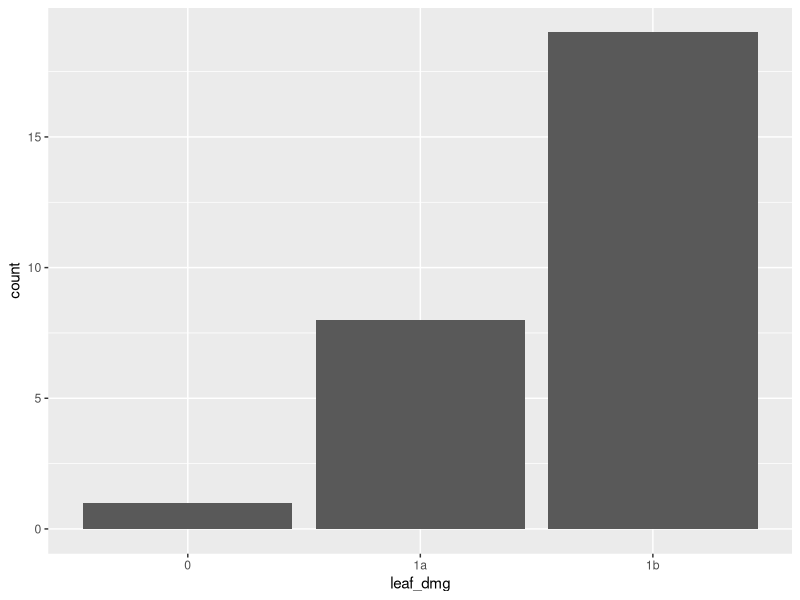
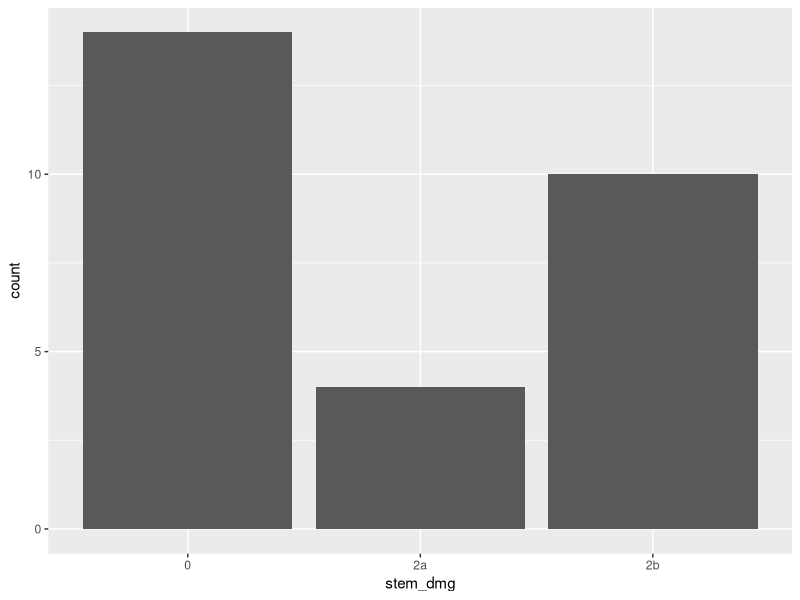
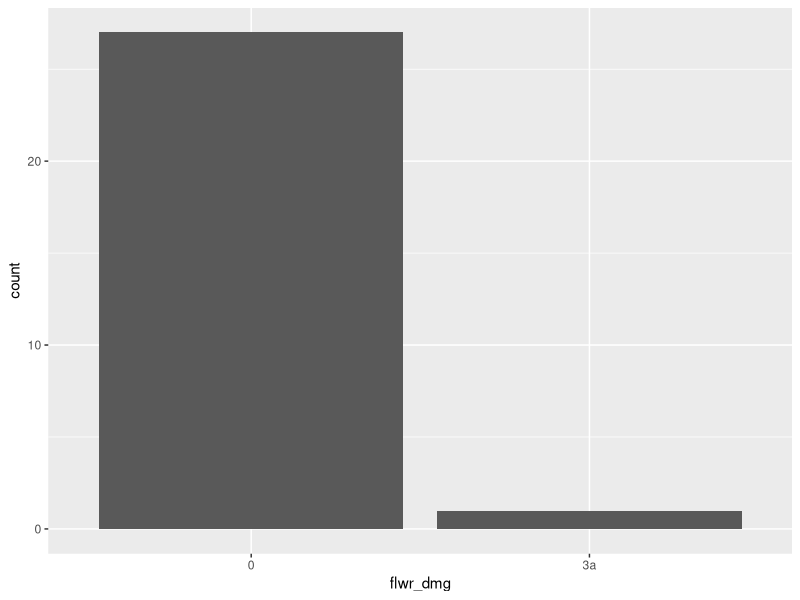
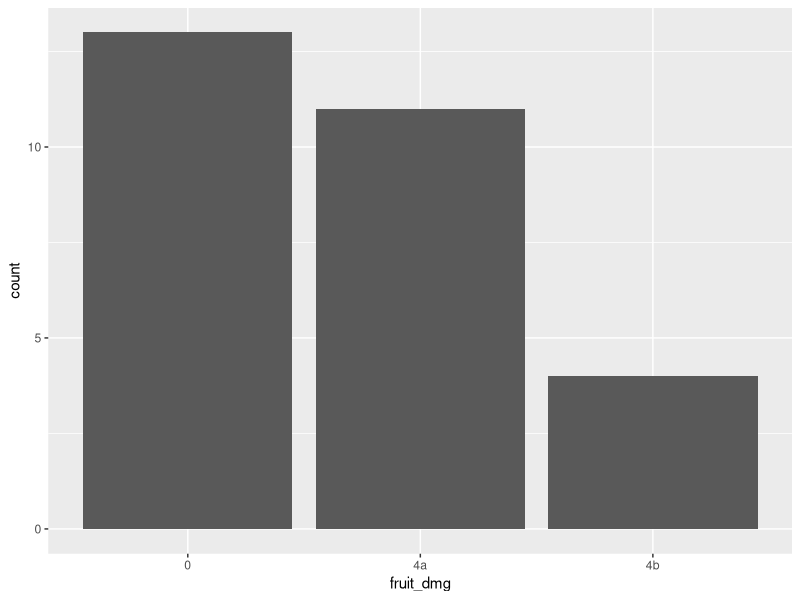
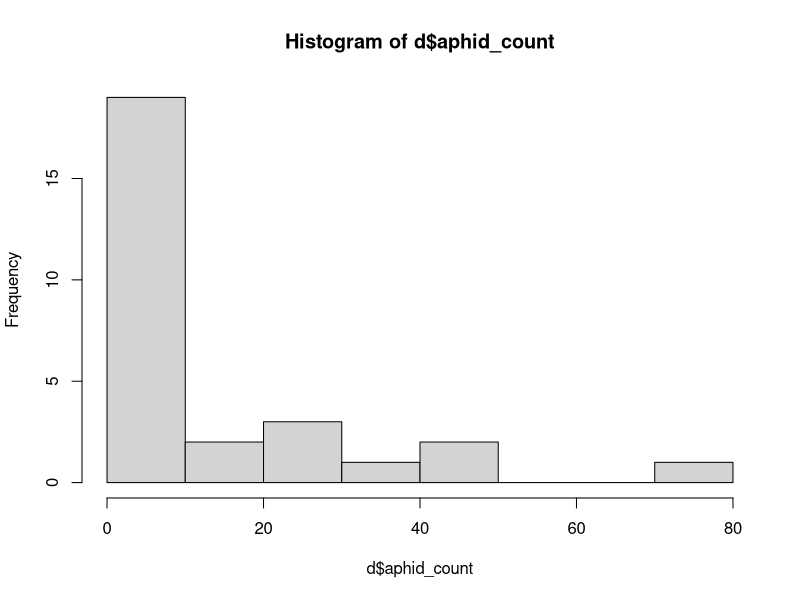
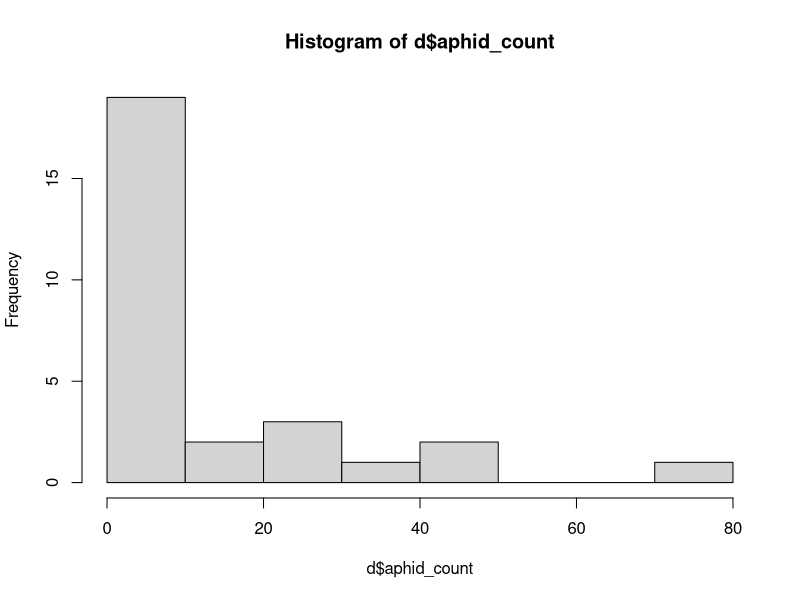
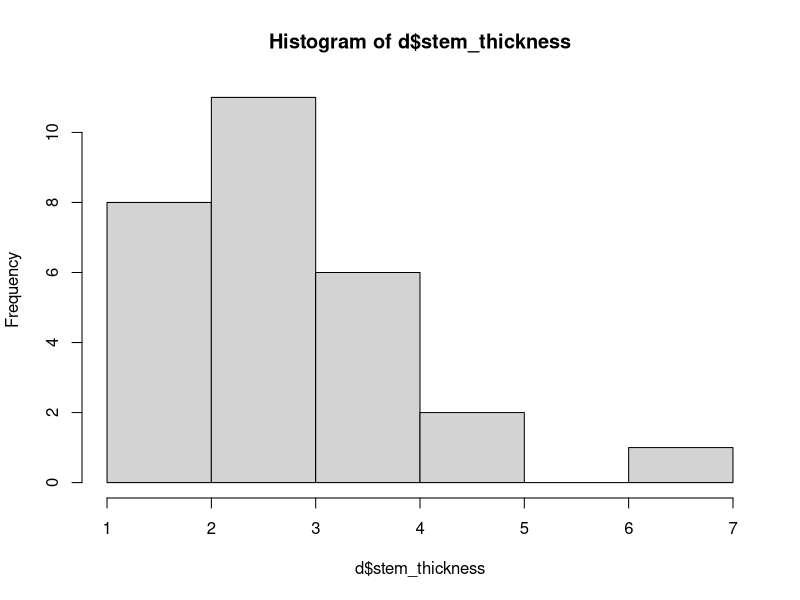
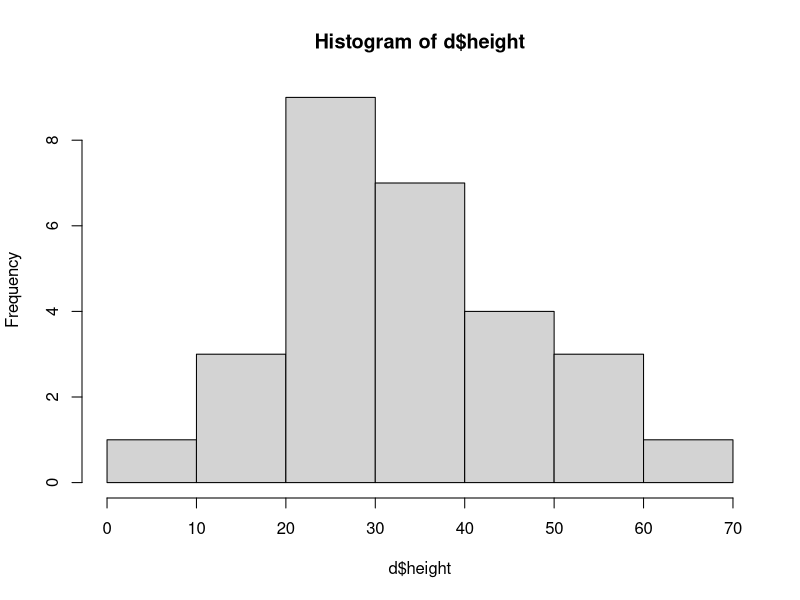

Recreate these plots in R, in order.
### Eda and Danielle - TM Aphid fieldwork data prep and LM

# Libraries----
library(tidyverse)
library(dplyr)
library(lubridate)

# Set working directory ----
setwd("~/GitHub/eda-aphid-project")

# Pull data & clean ----
d <- read.csv("TM_aphid_herbiv_data.csv")
d <- d[-c(29:61), ] #drops the 'NA' rows
d <- d[,-c(15)] #drops the last row

# > looking at response variables ----

# question 1 - herbivory ~ aphid density
# categorical data
ggplot(d, aes(x = leaf_dmg)) +
  geom_bar()

ggplot(d, aes(x = stem_dmg)) +
  geom_bar()

ggplot(d, aes(x = flwr_dmg)) +
  geom_bar()

ggplot(d, aes(x = fruit_dmg)) +
  geom_bar()

# how do we plan to analyze this? we could try to combine, truncate, etc the above, or we could select one type of herbivory. 

#could combine all into one "herbivore pressure" function, which may assign 'points' to each type of herbivory. a = 1 point, b = 2. Add up all the values from leaves, stem, fruit, flowers, and have one continuous "herbivore pressure" variable. we may also want to reformat the data to be easier to work with.

# question 2 - aphid count ~ plant size
hist(x = d$aphid_count)

# > looking at fixed effects ----

#question 1 fixed effect is the same as the response variable for q2 above
hist(x = d$aphid_count)

#question 2
hist(x = d$stem_thickness)
hist(x = d$height)

# Linear models ----

#Question 1: herbivory ~ aphid density

#Question 2: aphid density ~ plant size